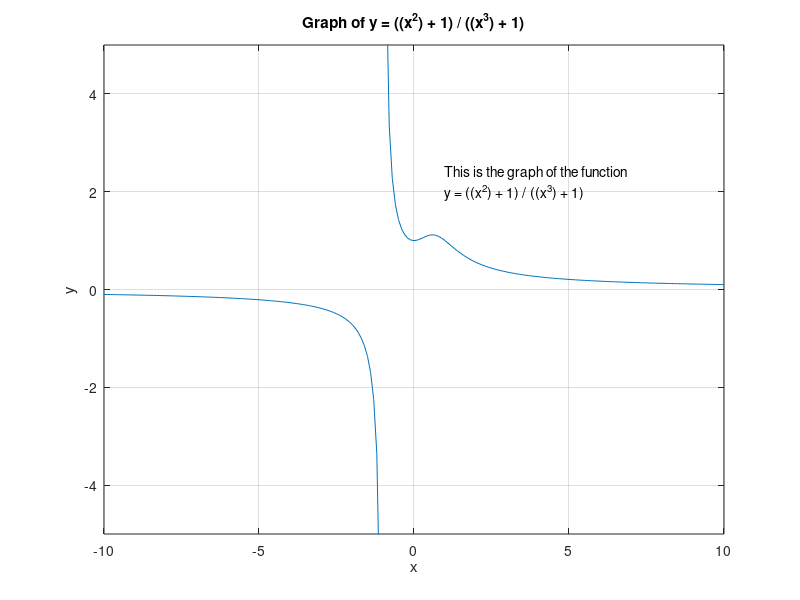

Write the MATLAB code that produced this figure.
% Define the range of x values.

x = -10:0.1:10;

% Calculate the corresponding y values.

y = ((x.^2) + 1) ./ ((x.^3) + 1);

% Create a figure for the plot.

plot(x, y);

% Add labels and a title.

xlabel('x');
ylabel('y');
title('Graph of y = ((x^2) + 1) / ((x^3) + 1)');

% Add comments to the plot.

text(1, 2.4, 'This is the graph of the function');
text(1, 2, 'y = ((x^2) + 1) / ((x^3) + 1)');

% Display the grid.

grid on;

% Display the plot.

axis([-10 10 -5 5]);
